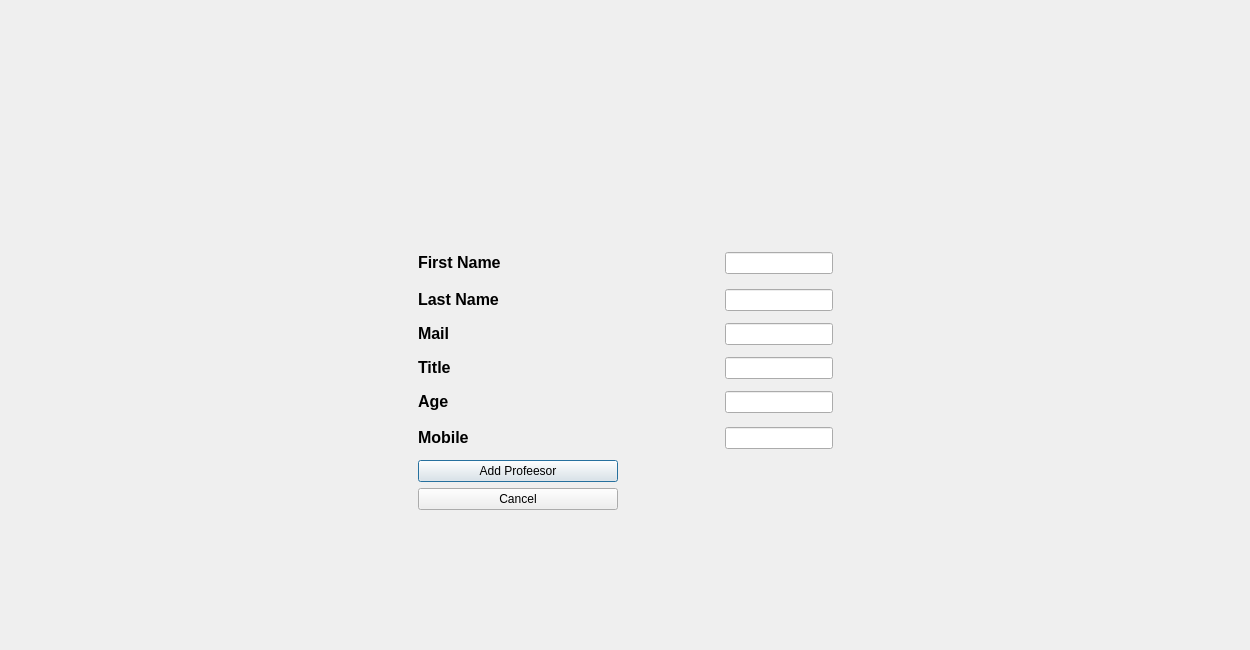
<?xml version="1.0" encoding="UTF-8"?>
<ui version="4.0">
 <class>add_prof_menu</class>
 <widget class="QDialog" name="add_prof_menu">
  <property name="geometry">
   <rect>
    <x>0</x>
    <y>0</y>
    <width>1250</width>
    <height>650</height>
   </rect>
  </property>
  <property name="windowTitle">
   <string>Dialog</string>
  </property>
  <layout class="QGridLayout" name="gridLayout_4">
   <item row="2" column="1">
    <spacer name="verticalSpacer_2">
     <property name="orientation">
      <enum>Qt::Vertical</enum>
     </property>
     <property name="sizeHint" stdset="0">
      <size>
       <width>20</width>
       <height>40</height>
      </size>
     </property>
    </spacer>
   </item>
   <item row="0" column="1">
    <spacer name="verticalSpacer">
     <property name="orientation">
      <enum>Qt::Vertical</enum>
     </property>
     <property name="sizeHint" stdset="0">
      <size>
       <width>20</width>
       <height>40</height>
      </size>
     </property>
    </spacer>
   </item>
   <item row="1" column="1">
    <layout class="QGridLayout" name="gridLayout_3">
     <item row="0" column="1">
      <widget class="QLabel" name="icon">
       <property name="minimumSize">
        <size>
         <width>100</width>
         <height>100</height>
        </size>
       </property>
       <property name="maximumSize">
        <size>
         <width>100</width>
         <height>100</height>
        </size>
       </property>
       <property name="text">
        <string/>
       </property>
      </widget>
     </item>
     <item row="1" column="1">
      <layout class="QGridLayout" name="gridLayout_2">
       <item row="0" column="0">
        <layout class="QGridLayout" name="gridLayout">
         <item row="0" column="2">
          <widget class="QLineEdit" name="firnameline"/>
         </item>
         <item row="4" column="2">
          <widget class="QLineEdit" name="ageline"/>
         </item>
         <item row="3" column="0">
          <widget class="QLabel" name="titlelbl">
           <property name="text">
            <string>&lt;html&gt;&lt;head/&gt;&lt;body&gt;&lt;p&gt;&lt;span style=&quot; font-size:12pt; font-weight:700;&quot;&gt;Title&lt;/span&gt;&lt;/p&gt;&lt;/body&gt;&lt;/html&gt;</string>
           </property>
          </widget>
         </item>
         <item row="3" column="2">
          <widget class="QLineEdit" name="titleline"/>
         </item>
         <item row="2" column="2">
          <widget class="QLineEdit" name="mailline"/>
         </item>
         <item row="1" column="2">
          <widget class="QLineEdit" name="lstnameline"/>
         </item>
         <item row="5" column="0">
          <widget class="QLabel" name="moblbl">
           <property name="text">
            <string>&lt;html&gt;&lt;head/&gt;&lt;body&gt;&lt;p&gt;&lt;span style=&quot; font-size:12pt; font-weight:700;&quot;&gt;Mobile&lt;/span&gt;&lt;/p&gt;&lt;/body&gt;&lt;/html&gt;</string>
           </property>
          </widget>
         </item>
         <item row="0" column="0">
          <widget class="QLabel" name="firnamelbl">
           <property name="text">
            <string>&lt;html&gt;&lt;head/&gt;&lt;body&gt;&lt;p&gt;&lt;span style=&quot; font-size:12pt; font-weight:700;&quot;&gt;First Name&lt;/span&gt;&lt;/p&gt;&lt;/body&gt;&lt;/html&gt;</string>
           </property>
          </widget>
         </item>
         <item row="2" column="0">
          <widget class="QLabel" name="maillbl">
           <property name="text">
            <string>&lt;html&gt;&lt;head/&gt;&lt;body&gt;&lt;p&gt;&lt;span style=&quot; font-size:12pt; font-weight:700;&quot;&gt;Mail&lt;/span&gt;&lt;/p&gt;&lt;/body&gt;&lt;/html&gt;</string>
           </property>
          </widget>
         </item>
         <item row="5" column="2">
          <widget class="QLineEdit" name="mobline"/>
         </item>
         <item row="4" column="0">
          <widget class="QLabel" name="agelbl">
           <property name="text">
            <string>&lt;html&gt;&lt;head/&gt;&lt;body&gt;&lt;p&gt;&lt;span style=&quot; font-size:12pt; font-weight:700;&quot;&gt;Age&lt;/span&gt;&lt;/p&gt;&lt;/body&gt;&lt;/html&gt;</string>
           </property>
          </widget>
         </item>
         <item row="0" column="1" rowspan="6">
          <spacer name="horizontalSpacer_5">
           <property name="orientation">
            <enum>Qt::Horizontal</enum>
           </property>
           <property name="sizeHint" stdset="0">
            <size>
             <width>218</width>
             <height>208</height>
            </size>
           </property>
          </spacer>
         </item>
         <item row="1" column="0">
          <widget class="QLabel" name="lstnamelbl">
           <property name="text">
            <string>&lt;html&gt;&lt;head/&gt;&lt;body&gt;&lt;p&gt;&lt;span style=&quot; font-size:12pt; font-weight:700;&quot;&gt;Last Name&lt;/span&gt;&lt;/p&gt;&lt;/body&gt;&lt;/html&gt;</string>
           </property>
          </widget>
         </item>
        </layout>
       </item>
       <item row="1" column="0">
        <layout class="QVBoxLayout" name="verticalLayout">
         <item>
          <widget class="QPushButton" name="addbtn">
           <property name="maximumSize">
            <size>
             <width>200</width>
             <height>40</height>
            </size>
           </property>
           <property name="text">
            <string>Add Profeesor</string>
           </property>
          </widget>
         </item>
         <item>
          <widget class="QPushButton" name="backbtn2">
           <property name="maximumSize">
            <size>
             <width>200</width>
             <height>40</height>
            </size>
           </property>
           <property name="text">
            <string>Cancel</string>
           </property>
          </widget>
         </item>
        </layout>
       </item>
      </layout>
     </item>
    </layout>
   </item>
   <item row="1" column="0">
    <spacer name="horizontalSpacer">
     <property name="orientation">
      <enum>Qt::Horizontal</enum>
     </property>
     <property name="sizeHint" stdset="0">
      <size>
       <width>40</width>
       <height>20</height>
      </size>
     </property>
    </spacer>
   </item>
   <item row="1" column="2">
    <spacer name="horizontalSpacer_2">
     <property name="orientation">
      <enum>Qt::Horizontal</enum>
     </property>
     <property name="sizeHint" stdset="0">
      <size>
       <width>40</width>
       <height>20</height>
      </size>
     </property>
    </spacer>
   </item>
  </layout>
 </widget>
 <resources/>
 <connections/>
</ui>
